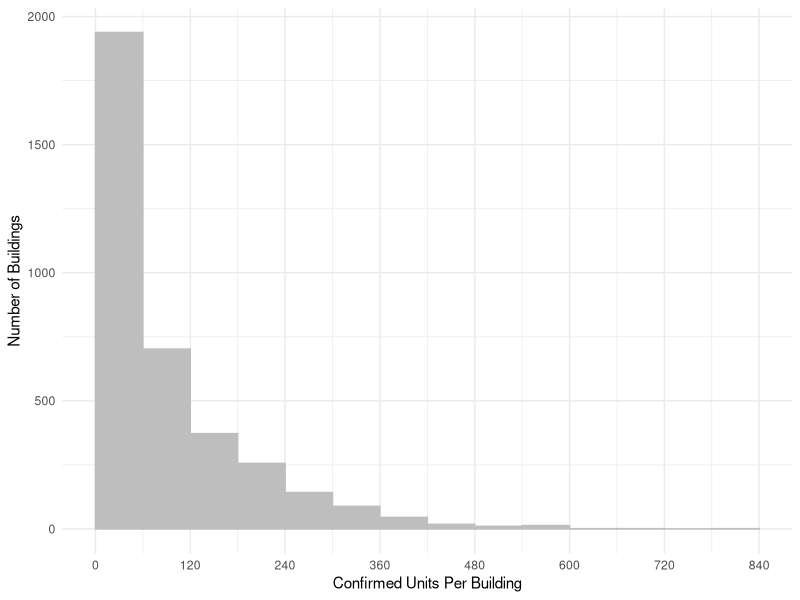
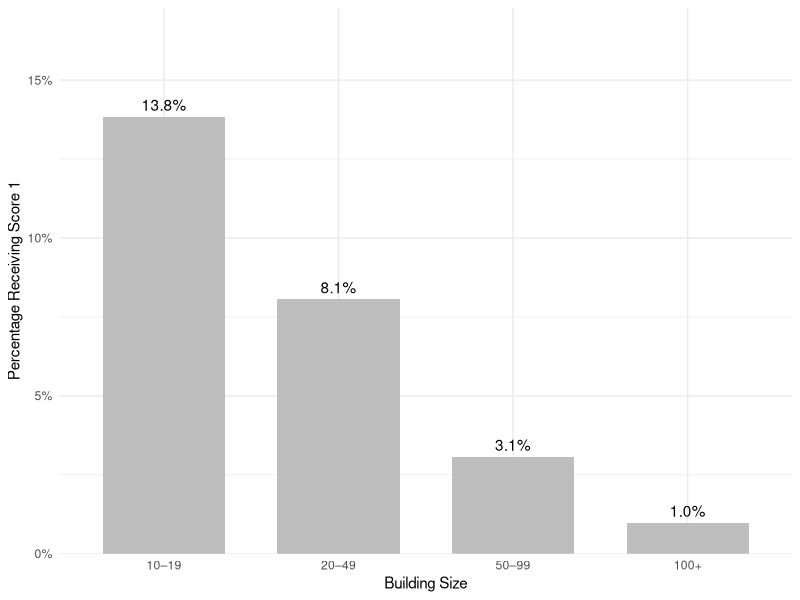
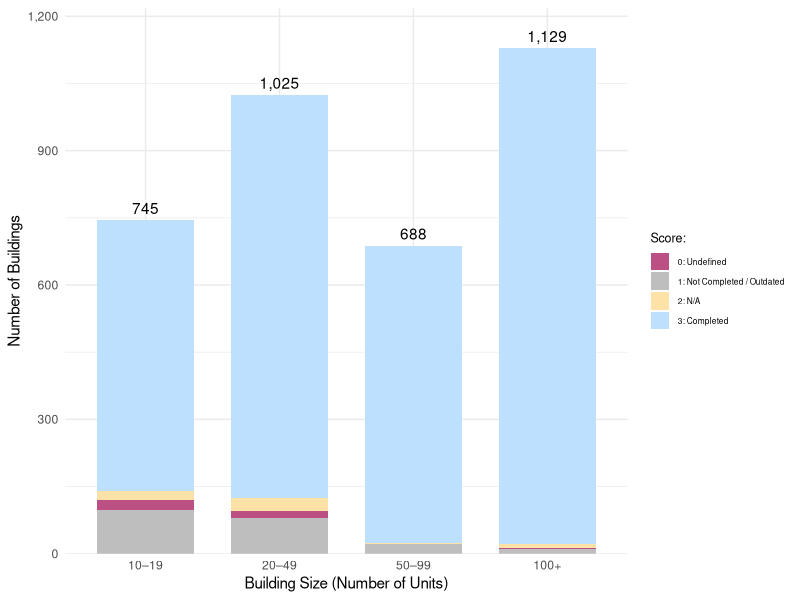
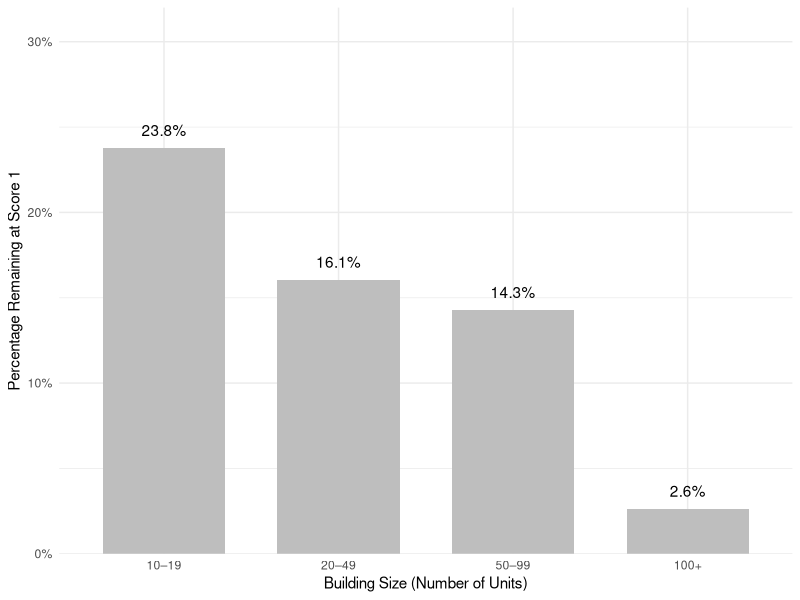

These charts were generated, in order, by the following R code: (Note: this script raises an error after producing the figures.)
#### Preamble ####
# Purpose: Replicated graphs from the paper on Apartment Evaluation study
# Author: Kexin Liu
# Date: 25 September 2026
# Contact: ws1nn2lj3@gmail.com
# License: MIT
# Pre-requisites: 
  # The `tidyverse` package must be installed
  # The 'ggplot2' package must be installed
  # The 'analysis_data.csv' is saved and ready to be read
  # The 'score_change_data.csv' is saved and ready to be read


#### Workspace setup ####

library(tidyverse)
library(ggplot2)
apartment <- read_csv("data/02-analysis_data/analysis_data.csv")
scorechange <- read_csv("data/02-analysis_data/score_change_data.csv")

#### Introductory Graphs ####

ggplot(apartment, aes(x = `CONFIRMED UNITS`)) +
  geom_histogram(binwidth = 60, boundary = 0, closed = "left", fill = "grey",
                 colour = "grey") +
  scale_x_continuous(breaks = seq(0, 840, by = 120)) +
  labs(x = "Confirmed Units Per Building", y = "Number of Buildings") +
  theme_minimal()


#### Data Section Graphs ####

# Derive the variable building_size. The building size break will be used universally
# in the data section.

# Create a barplot for building size and proportion of score 1 in service log.

size_breaks <- c(9, 19, 49, 99, Inf)
size_labels <- c("10–19", "20–49", "50–99", "100+")

apartment$building_size <- cut(
  apartment[["CONFIRMED UNITS"]],
  breaks = size_breaks,
  labels = size_labels)

service <- apartment |>
  filter(`TENANT SERVICE REQUEST LOG` %in% c(1, 3)) |>
  group_by(building_size) |>
  summarise(buildings = n(), 
            service_percent = mean(`TENANT SERVICE REQUEST LOG` == 1),
            .groups = "drop")

ggplot(service, aes(x = building_size, y = service_percent)) +
  geom_col(fill = "grey", width = 0.7) +
  geom_text(aes(label = scales::percent(service_percent, accuracy = 0.1)),
            vjust = -0.5) +
  scale_y_continuous( labels = scales::label_percent(accuracy = 1),
                      limits = c(0, max(service$service_percent) * 1.25),
                      expand = expansion(mult = c(0, 0))) +
  labs(x = "Building Size", y = "Percentage Receiving Score 1") +
  theme_minimal()

# Stacked barplot containing all scores

stacked_data <- apartment |>
  filter(`TENANT SERVICE REQUEST LOG` %in% 0:3) |>
  mutate(log_score = factor(`TENANT SERVICE REQUEST LOG`, 
                            levels = c(1, 0, 2, 3)))

stacked_data$building_size <- cut(
  stacked_data[["CONFIRMED UNITS"]],
  breaks = size_breaks,
  labels = size_labels)

size_totals <- stacked_data |> count(building_size)

ggplot(stacked_data, aes(x = building_size, fill = log_score)) +
  geom_bar(width = 0.72, position = position_stack(reverse = TRUE)) +
  geom_text(data = size_totals, 
            aes(x = building_size, y = n, label = scales::comma(n)),
            inherit.aes = FALSE, vjust = -0.5) +
  scale_fill_manual(name = "Score: ",
                    values = c("0" = "#BC5085", "1" = "grey", "2" = "#FDE2A7",
                               "3" = "#BDE0FE"), breaks = c("0", "1", "2", "3"),
                    labels = c("0: Undefined", "1: Not Completed / Outdated", 
                               "2: N/A", "3: Completed")) +
  scale_y_continuous(labels = scales::label_comma(), 
                     expand = expansion(mult = c(0, 0.08))) +
  labs(x = "Building Size (Number of Units)", y = "Number of Buildings") +
  theme_minimal() +
  theme(legend.position = "right", legend.title = element_text(size = 9),
        legend.text = element_text(size = 6),
        legend.key.size = grid::unit(0.5, "cm")) +
  guides(fill = guide_legend(nrow = 4, byrow = TRUE))


# Create a barplot for building size and proportion of improvement in service log

scorechange$building_size <- cut(scorechange[["CONFIRMED UNITS"]],
                                 breaks = size_breaks, labels = size_labels)
score1_change <- scorechange |>
  filter(first_date < latest_date, first_score == 1, latest_score %in% c(1, 3))

size_change_summary <- score1_change |>
  group_by(building_size) |>
  summarise(total = n(), stayed_at_1 = sum(latest_score == 1),
            percent_stayed_1 = stayed_at_1 / total, .groups = "drop")

ggplot(size_change_summary, aes(x = building_size, y = percent_stayed_1)) +
  geom_col(fill = "grey", width = 0.7) +
  geom_text(aes(label = scales::percent(percent_stayed_1, accuracy = 0.1)),
            vjust = -1, colour = "black") +
  scale_y_continuous(labels = scales::label_percent(), limits = c(0, 0.32),
                     expand = expansion(mult = c(0, 0))) +
  labs(x = "Building Size (Number of Units)",
       y = "Percentage Remaining at Score 1") +
  theme_minimal()

# Toronto city wise segment plot

ward_data <- apartment |>
  filter(`TENANT SERVICE REQUEST LOG` %in% c(1, 3)) |>
  mutate(size_band = cut(`CONFIRMED UNITS`, breaks = size_breaks,
                         labels = size_labels),
         score1 = `TENANT SERVICE REQUEST LOG` == 1)

city_rates <- ward_data |>
  group_by(size_band) |>
  summarise(city_rate = mean(score1), .groups = "drop")

ward_summary <- ward_data |>
  left_join(city_rates, by = "size_band") |>
  group_by(WARDNAME) |>
  summarise(buildings = n(), observed = mean(score1), 
            benchmark = mean(city_rate), .groups = "drop") |>
  filter(buildings >= 50) |>
  mutate(gap = observed - benchmark) |>
  arrange(gap) |>
  mutate(ward_label = paste0(WARDNAME, " (n=", buildings, ")"),
         ward_label = factor(ward_label, levels = ward_label))

ggplot(ward_summary, aes(y = ward_label)) +
  geom_segment(aes(x = benchmark, xend = observed, yend = ward_label),
               color = "grey70", linewidth = 0.9) +
  geom_point(aes(x = benchmark, shape = "Size-mix benchmark",
                 color = "Size-mix benchmark"), size = 3, stroke = 1.2) +
  geom_point(aes(x = observed, shape = "Observed rate", 
                 color = "Observed rate"), size = 2) +
  scale_shape_manual(name = NULL, values = c("Observed rate" = 16, 
                                             "Size-mix benchmark" = 1)) +
  scale_color_manual(name = NULL, values = c("Observed rate" = "#A94C41",
                                             "Size-mix benchmark" = "#4F6874")) +
  scale_x_continuous(labels = scales::label_percent(accuracy = 1),
                     limits = c(0, 0.15), breaks = seq(0, 0.14, 0.02)) +
  labs(x = "Percentage of Buildings Receiving Score 1", y = NULL) +
  theme_minimal() +
  theme(legend.position = "top")
